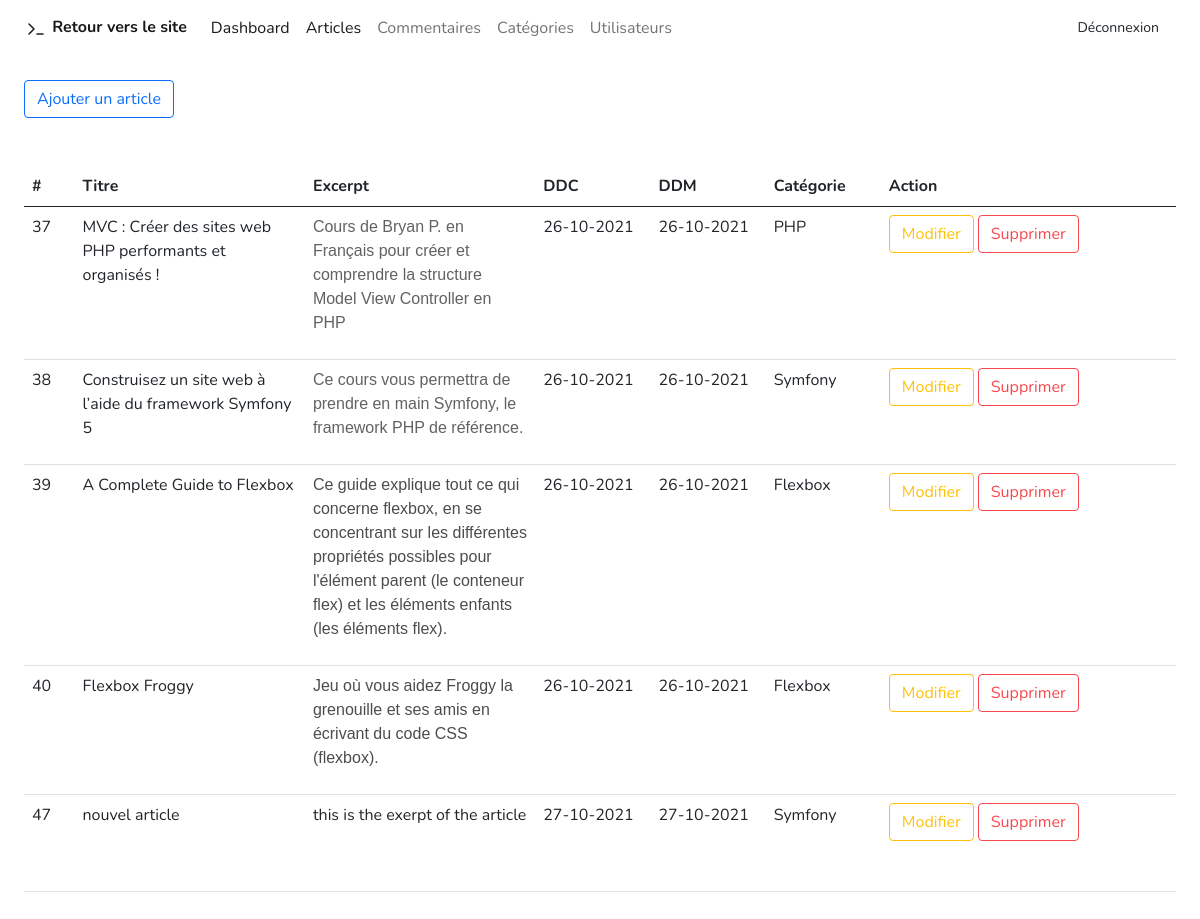
Page /admin/articles (signed in) on the committed database.
### tables this page shows
CREATE TABLE `Articles` (
  `article_id` int(11) NOT NULL,
  `article_title` varchar(100) NOT NULL,
  `article_excerpt` varchar(1000) NOT NULL,
  `article_content` varchar(5000) NOT NULL,
  `date_creation` timestamp NULL DEFAULT CURRENT_TIMESTAMP,
  `date_modification` timestamp NULL DEFAULT CURRENT_TIMESTAMP,
  `category_id` int(11) DEFAULT NULL,
  `user_id` int(11) DEFAULT NULL
);

CREATE TABLE `Categories` (
  `category_id` int(11) NOT NULL,
  `category_title` varchar(100) NOT NULL
);

### controllers/backend/Articles.php (called while the page is built, shortened)
<?php
require_once "models/ArticleManager.class.php";
class Articles
{
    private $articleManager;
    public function __construct()
    {
        $this->articleManager = new ArticleManager;
        $this->articleManager->chargementArticles();
    }
    public function afficherArticles()
    {
        $articles = $this->articleManager->getArticles();
        require "views/back/adminArticles.view.php";
    }
}

### models/ArticleManager.class.php (called while the page is built, shortened)
<?php
require_once "Model.class.php";
require_once "Article.class.php";
class ArticleManager extends Model
{
    private $articles;
    public function ajoutArticle($article)
    {
        $this->articles[] = $article;
    }
    public function getArticles()
    {
        return $this->articles;
    }
    public function chargementArticles()
    {
        $req = $this->getBdd()->prepare("
        SELECT * FROM articles
        INNER JOIN categories on articles.category_id = categories.category_id
        INNER JOIN users on articles.user_id = users.user_id
      ");
        $req->execute();
        $articles = $req->fetchAll(PDO::FETCH_ASSOC);
    }
}

### models/Article.class.php (called while the page is built, shortened)
<?php
class Article
{
    private $id;
    private $titre;
    private $excerpt;
    private $dateCreation;
    private $dateModification;
    private $categoryTitle;
    public function __construct($id, $titre, $excerpt, $content, $dateCreation, $dateModification, $category, $categoryTitle, $user, $userFirstname, $userLastname)
    {
        $this->id = $id;
        $this->titre = $titre;
        $this->excerpt = $excerpt;
        $this->dateCreation = $dateCreation;
        $this->dateModification = $dateModification;
        $this->categoryTitle = $categoryTitle;
    }
    public function getId()
    {
        return $this->id;
    }
    public function getTitre()
    {
        return $this->titre;
    }
    public function getExcerpt()
    {
        return $this->excerpt;
    }
    public function getDateCreation()
    {
        return $this->dateCreation;
    }
    public function getDateModification()
    {
        return $this->dateModification;
    }
    public function getCategoryTitle()
    {
        return $this->categoryTitle;
    }
}

### models/Model.class.php (called while the page is built, shortened)
<?php
abstract class Model
{
    private static $pdo;
    private static function setBdd()
    {
        self::$pdo = new PDO("mysql:host=".HOST_NAME.";dbname=".DATABASE_NAME .";charset=utf8", USER_NAME, PASSWORD);
        self::$pdo->setAttribute(PDO::ATTR_ERRMODE, PDO::ERRMODE_WARNING);
    }
    protected function getBdd()
    {
        return self::$pdo;
    }
}

### controllers/frontend/FrontArticles.php (called while the page is built, shortened)
<?php
require_once "models/ArticleManager.class.php";
class FrontArticles
{
    public function __construct()
    {
        $this->articleManager = new ArticleManager;
        $this->articleManager->chargementArticles();
    }
}

### views/back/adminArticles.view.php (the view, shortened to what this page needs)
<?php include 'views/back/headerAdmin.php'; ?>
<section class="px-4 py-4">
    <a class="btn btn-outline-blue" href="<?php echo URL; ?>admin/articles/ajouter">Ajouter un article</a>
</section>
<section class="px-4 py-4">
    <table class="table">
        <thead>
        <tr>
            <th scope="col">#</th>
            <th style="width:20%"scope="col">Titre</th>
            <th style="width:20%" scope="col">Excerpt</th>
            <th style="width:10%"scope="col">DDC</th>
            <th style="width:10%"scope="col">DDM</th>
            <th style="width:10%"scope="col">Catégorie</th>
            <th scope="col">Action</th>
        </tr>
        </thead>
        <tbody>
        <?php foreach ($articles as $article): ?>
            <tr>
                <td class="article" scope="row"><?php echo $article->getID(); ?></td>
                <td class="articleTitle"><?php echo $article->getTitre(); ?></td>
                <td><?php echo htmlspecialchars_decode($article->getExcerpt()); ?></td>
                <td><?php echo date('d-m-Y', strtotime($article->getDateCreation())); ?></td>
                <td> <?php echo date('d-m-Y', strtotime($article->getDateModification())); ?></td>
                <td><?php echo $article->getCategoryTitle(); ?></td>
                <td>
                    <a class="btn btn-outline-info"
                       href="<?= URL ?>admin/articles/modificationArticle/<?= $article->getId(); ?>">Modifier</a>
                    <a href="<?= URL ?>admin/articles/suppressionArticle/<?= $article->getId(); ?>" class="btnSup btn btn-outline-tart-orange" >Supprimer</a>
                </td>
            </tr>
        <?php endforeach; ?>
        </tbody>
    </table>
</section>
<?php include 'views/back/footerAdmin.php'; ?>

### rows in the picture
articles: article_id "37", article_title "MVC : Créer des sites web PHP performants et organisés !", article_excerpt "Cours de Bryan P. en Français pour c réer et comprendre la structure Model View Controller en PHP", date_creation "26-10-2021", date_modification "26-10-2021", category.category_title "PHP"
articles: article_id "38", article_title "Construisez un site web à l’aide du framework Symfony 5", article_excerpt "Ce cours vous permettra de prendre en main Symfony, le framework PHP de référence.", date_creation "26-10-2021", date_modification "26-10-2021", category.category_title "Symfony"
articles: article_id "39", article_title "A Complete Guide to Flexbox", article_excerpt "Ce guide explique tout ce qui concerne flexbox, en se concentrant sur les différentes propriétés possibles pour l'élément parent (le conteneur flex) et les éléments enfants (les éléments flex).", date_creation "26-10-2021", date_modification "26-10-2021", category.category_title "Flexbox"
articles: article_id "40", article_title "Flexbox Froggy", article_excerpt "Jeu où vous aidez Froggy la grenouille et ses amis en écrivant du code CSS (flexbox).", date_creation "26-10-2021", date_modification "26-10-2021", category.category_title "Flexbox"
articles: article_id "47", article_title "nouvel article", article_excerpt "this is the exerpt of the article", date_creation "27-10-2021", date_modification "27-10-2021", category.category_title "Symfony"
